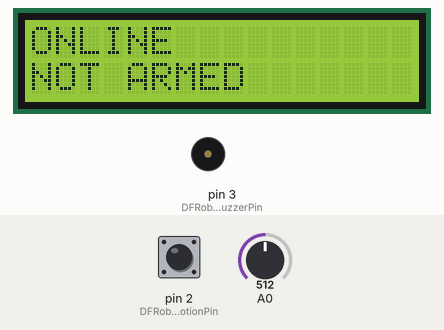
This sketch was run on a simulated Arduino Uno, built with avr-gcc and run on an emulated ATmega328P. Parts: 16×2 character LCD, buzzer (waves = sounding, pin HIGH). Inputs (shaded band) come from the test bench; at power-on: A0 = 512, pin 2 (DFRobotMotionPin) LOW. What the sketch prints to the serial monitor is not drawn.

Above: at 1.2 s.
1.3 s: A0 set to 639
4.3 s: A0 set to 659
At 4.8 s:
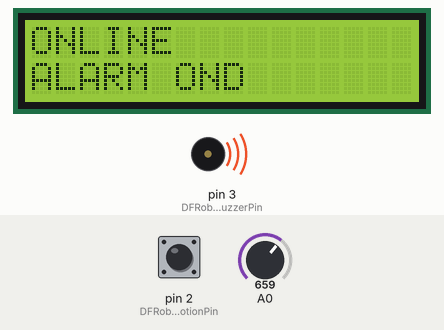
5.9 s: A0 set to 360
At 6.4 s:
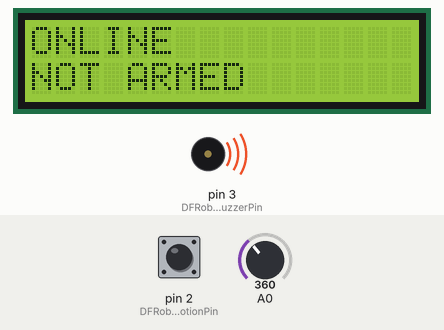
7.4 s: A0 set to 343
At 8.7 s:
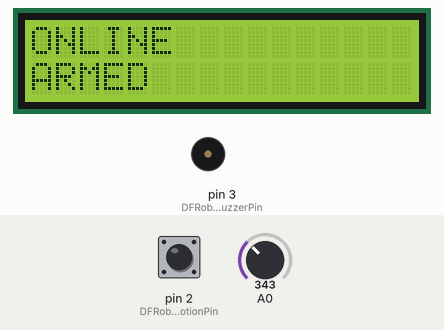
9.2 s: A0 set to 40
At 9.52 s:
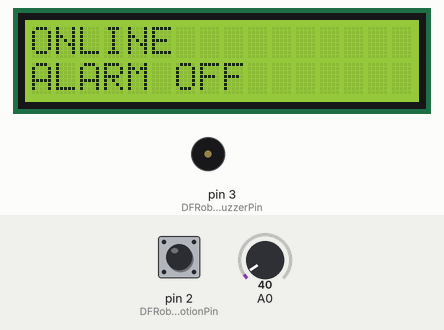
11.7 s: A0 set to 660
At 12.03 s:
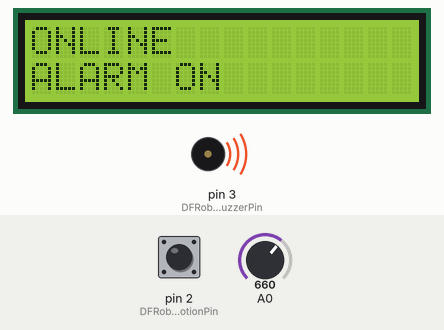
Timing chart, 0 to 15.2 s (numbered marks = the images above; inputs shaded):
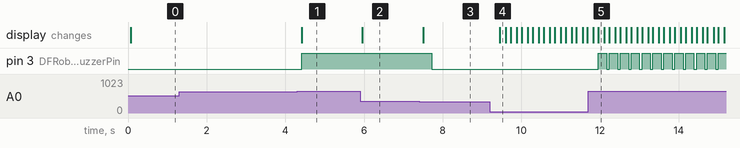

The sketch:

LCD-Intruder-System.ino
```cpp
// (licence header left out)
#include <LiquidCrystal.h>
#include <ArduinoJson.h>

LiquidCrystal lcd(8, 9, 4, 5, 6, 7);

int lcd_key     = 0;
int adc_key_in  = 0;

#define btnRIGHT  0
#define btnUP     1
#define btnDOWN   2
#define btnLEFT   3
#define btnSELECT 4
#define btnNONE   5

String JumpWaySensorType = "LCD Keypad";
String JumpWaySensorID = "1";

String JumpWaySensorType2 = "PIR Sensor";
String JumpWaySensorID2 = "2";

String JumpWaySensorType3 = "Buzzer";
String JumpWaySensorID3 = "3";

byte DFRobotMotionPin = 2;
byte DFRobotBuzzerPin = 3;

String jsonString = "";
String inputString = "";

int debounceWait = 150;
int armedStatus = 0;

int read_LCD_buttons(){

    adc_key_in = analogRead(0);

    if (adc_key_in > 1000) return btnNONE;
    if (adc_key_in < 50)   return btnRIGHT;
    if (adc_key_in < 350)  return btnUP;
    if (adc_key_in < 650)  return btnDOWN;
    if (adc_key_in < 950)  return btnLEFT;

    return btnNONE;
}

void start_alarm(){

    digitalWrite(DFRobotBuzzerPin, HIGH);
    delay(1);

}

void stop_alarm(){

    digitalWrite(DFRobotBuzzerPin, LOW);
    delay(1);

}

void incoming(){

  while (Serial.available()) {

    char inChar = (char)Serial.read();

    inputString += inChar;

    if (inChar == '\n') {

      StaticJsonBuffer<200> jsonBuffer;
      JsonObject& root = jsonBuffer.parseObject(inputString);

      String Actuator = root["ActuatorID"];
      String Command = root["Command"];
      int CommandValue = root["CommandValue"];

      if(Command=="TOGGLE"){

          commands(CommandValue);

      }

    }
    inputString = "";
  }

}

void commands(int button){

   switch (button){

       case 1:{

             lcd.setCursor(0,1);
             lcd.print("ARMED    ");
             jsonString = "{\"Sensor\":\""+JumpWaySensorType+"\",\"SensorID\":\""+JumpWaySensorID+"\",\"SensorValue\": \"ARMED\"}";
             delay(debounceWait);
             armedStatus = 1;
             Serial.println(jsonString);
             break;

       }

       case 2:{

             lcd.setCursor(0,1);
             lcd.print("NOT ARMED");

             jsonString = "{\"Sensor\":\""+JumpWaySensorType+"\",\"SensorID\":\""+JumpWaySensorID+"\",\"SensorValue\": \"NOT ARMED\"}";
             delay(debounceWait);
             armedStatus = 0;
             Serial.println(jsonString);

             break;

       }
       case 3:{

             lcd.setCursor(0,1);
             lcd.print("ALARM ON");

             start_alarm();

             jsonString = "{\"Sensor\":\""+JumpWaySensorType3+"\",\"SensorID\":\""+JumpWaySensorID3+"\",\"SensorValue\": \"ALARM ON\"}";
             delay(debounceWait);
             Serial.println(jsonString);

             break;

       }

       case 4:{

             lcd.setCursor(0,1);
             lcd.print("ALARM OFF");

             stop_alarm();

             jsonString = "{\"Sensor\":\""+JumpWaySensorType3+"\",\"SensorID\":\""+JumpWaySensorID3+"\",\"SensorValue\": \"ALARM OFF\"}";
             delay(debounceWait);
             Serial.println(jsonString);

            break;

       }

   }

}

void setup(){

   pinMode(DFRobotMotionPin,INPUT);
   pinMode(DFRobotBuzzerPin, OUTPUT);

   start_alarm();
   stop_alarm();

   Serial.begin(9600);

   lcd.begin(16, 2);
   lcd.setCursor(0,0);
   lcd.print("ONLINE");

}

void loop(){

   String jsonString = "";

   lcd_key = read_LCD_buttons();

   if(armedStatus == 1){

     lcd.setCursor(0,1);
     lcd.print("ARMED    ");
     byte state = digitalRead(DFRobotMotionPin);

     if(state == 1){

        lcd.setCursor(0,1);
        lcd.print("INTRUDER!");

        jsonString = "{\"Sensor\":\""+JumpWaySensorType2+"\",\"SensorID\":\""+JumpWaySensorID2+"\",\"SensorValue\": \"MOTION\"}";
        Serial.println(jsonString);

        start_alarm();

        jsonString = "{\"Sensor\":\""+JumpWaySensorType3+"\",\"SensorID\":\""+JumpWaySensorID3+"\",\"SensorValue\": \"ALARM ON\"}";
        Serial.println(jsonString);

        jsonString = "{\"WarningType\":\""+JumpWaySensorType2+"\",\"WarningOrigin\":\""+JumpWaySensorID2+"\",\"WarningValue\": \"MOTION\",\"WarningMessage\": \"Motion has been detected\"}";
        Serial.println(jsonString);

     } else if(state == 0){

        lcd.setCursor(0,1);
        lcd.print("ARMED    ");

        jsonString = "{\"Sensor\":\""+JumpWaySensorType2+"\",\"SensorID\":\""+JumpWaySensorID2+"\",\"SensorValue\": \"OK\"}";
        Serial.println(jsonString);

        stop_alarm();

        jsonString = "{\"Sensor\":\""+JumpWaySensorType3+"\",\"SensorID\":\""+JumpWaySensorID3+"\",\"SensorValue\": \"ALARM OFF\"}";
        Serial.println(jsonString);

     }

   } else {

      lcd.setCursor(0,1);
      lcd.print("NOT ARMED");

   }

   switch (lcd_key){

       case btnUP:{

             commands(1);
             break;

       }
       case btnDOWN:{

             commands(2);
             break;

       }
       case btnLEFT:{

             commands(3);
             break;

       }
       case btnRIGHT:{

             commands(4);
             break;

       }
       case btnNONE:{

            lcd.setCursor(0,1);
            lcd.print("         ");
            break;

       }

       delay(5000);

   }
}
```

Measured:
- the behaviour switches between 649 and 650 on A0 (found by bisection; images 0 and 1)
- the behaviour switches between 350 and 349 on A0 (found by bisection; images 2 and 3)
- after the input at 1.3 s, every drawn part: stays the same
- after the input at 4.3 s, pin 3 (DFRobotBuzzerPin): LOW → HIGH after 0.11 s; the display: changes after 0.11 s (image 1)
- after the input at 5.9 s, the display: changes after 0.06 s (image 2)
- after the input at 7.4 s, pin 3 (DFRobotBuzzerPin): HIGH → LOW after 0.32 s; the display: changes after 0.11 s (image 3)
- after the input at 9.2 s, the display: changes after 0.25 s (image 4)
- after the input at 11.7 s, pin 3 (DFRobotBuzzerPin): alternates HIGH for 0.21 s and LOW for 0.07 s, starting after 0.26 s; the display: first differs from a run without the input after 0.26 s (image 5)
